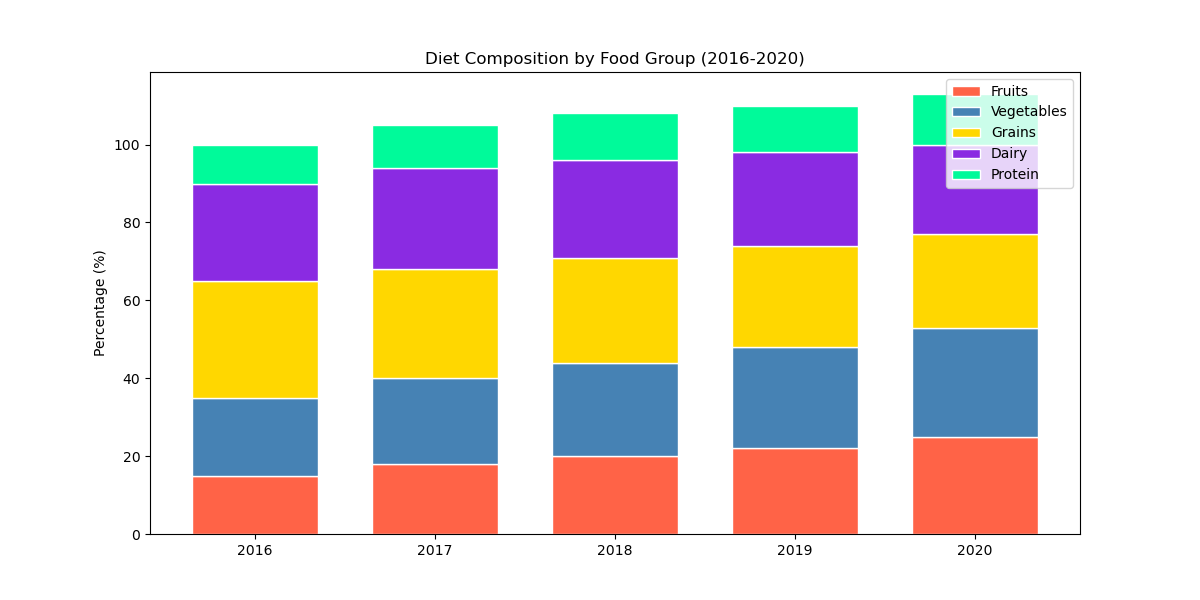

Python code for this plot:

import matplotlib.pyplot as plt

# Definition of data points
years = ['2016', '2017', '2018', '2019', '2020']
fruits = [15, 18, 20, 22, 25]
vegetables = [20, 22, 24, 26, 28]
grains = [30, 28, 27, 26, 24]
dairy = [25, 26, 25, 24, 23]
protein = [10, 11, 12, 12, 13]

# Colors for the data series for better clarity
colors = ['#FF6347', '#4682B4', '#FFD700', '#8A2BE2', '#00FA9A']

# Create a figure and a set of subplots - modify width and height of the chart
fig, ax = plt.subplots(figsize=(12, 6))

# Change the width of bars
bar_width = 0.7

# Stacking bars vertically
ax.bar(years, fruits, color=colors[0], edgecolor='white', width=bar_width, label='Fruits')
ax.bar(years, vegetables, bottom=fruits, color=colors[1], edgecolor='white', width=bar_width, label='Vegetables')
ax.bar(years, grains, bottom=[i+j for i,j in zip(fruits, vegetables)], color=colors[2], edgecolor='white', width=bar_width, label='Grains')
ax.bar(years, dairy, bottom=[i+j+k for i,j,k in zip(fruits, vegetables, grains)], color=colors[3], edgecolor='white', width=bar_width, label='Dairy')
ax.bar(years, protein, bottom=[i+j+k+l for i,j,k,l in zip(fruits, vegetables, grains, dairy)], color=colors[4], edgecolor='white', width=bar_width, label='Protein')

# Labeling the chart
ax.set_ylabel('Percentage (%)')
ax.set_title('Diet Composition by Food Group (2016-2020)')

# Displaying the legend
ax.legend(loc='upper right')

# Show the plot
plt.show()
